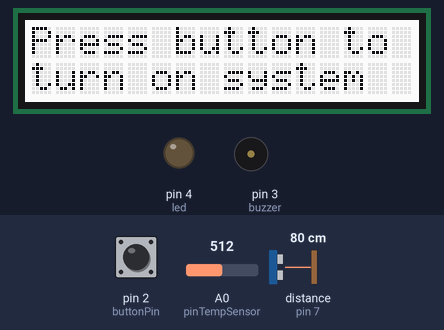
Recording of a sketch running on a simulated Arduino Uno, built with avr-gcc and run on an emulated ATmega328P. Parts: 16×2 character LCD, output pins drawn as LEDs (lit = HIGH), buzzer (waves = sounding, pin HIGH). The inputs (shaded band) are chosen by the test bench; at power-on: pin 2 (buttonPin) LOW, distance to the obstacle (sensor on pin 7) 80 cm, A0 (pinTempSensor) = 512. WiFi joins after 1.5 s; servers stay silent unless stated; what the sketch prints to the serial monitor is not drawn.

Above: at 4.3 s.
4.4 s: pin 2 (buttonPin) pulled HIGH for 0.6 s
At 5.6 s:
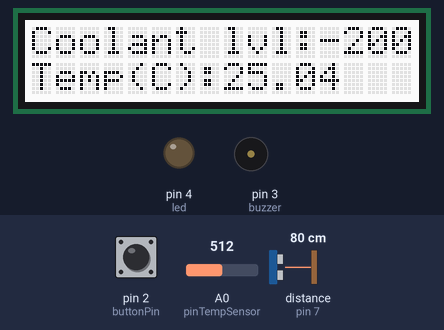
6.5 s: distance to the obstacle (sensor on pin 7) set to 25 cm
At 9.2 s:
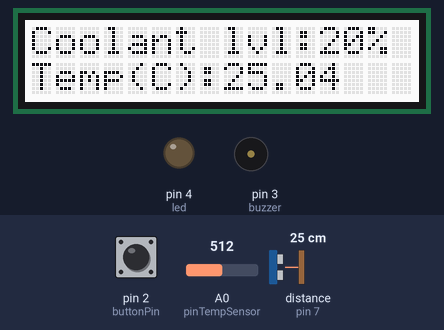
9.5 s: distance to the obstacle (sensor on pin 7) set to 20 cm
At 12.8 s:
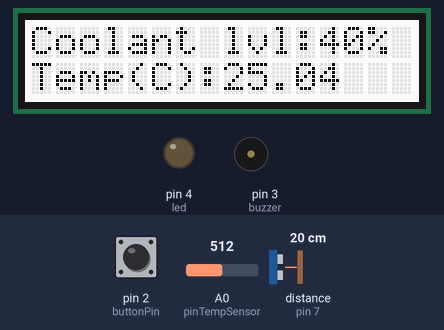
14.9 s: A0 (pinTempSensor) set to 716
17.9 s: pin 2 (buttonPin) pulled HIGH for 1 s
At 19.7 s:
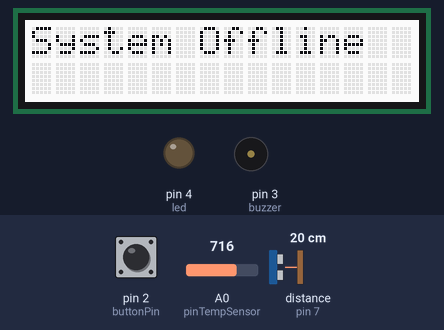
20.7 s: pin 2 (buttonPin) pulled HIGH for 0.6 s
At 26.5 s:
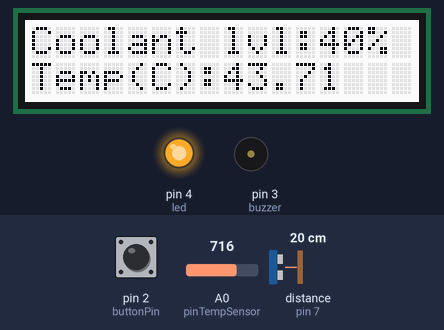
Timing chart, 0 to 33.7 s (numbered marks = the images above; inputs shaded):
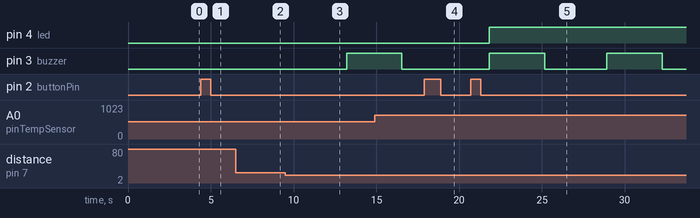

Measured:
- after the input at 4.4 s, the display: changes after 0.32 s (image 1)
- after the input at 6.5 s, the display: changes after 2.0 s (image 2)
- after the input at 9.5 s, pin 3 (buzzer): LOW → HIGH after 3.7 s; the display: changes after 2.7 s (image 3)
- after the input at 17.9 s, pin 4 (led), pin 3 (buzzer): stays LOW (without the input it goes to HIGH after 2.4 s); the display: changes after 1.4 s (image 4)
- after the input at 20.7 s, pin 4 (led): LOW → HIGH after 1.1 s; pin 3 (buzzer): alternates HIGH for 3.3 s and LOW for 3.8 s, starting after 1.1 s; the display: changes after 0.11 s (image 5)
- what the display in image 3 shows lasts 1.0 s, from 12.2 s to 13.2 s

The sketch:

Main_Code.ino
```cpp
//This entire code includes Serial monitor display as well as LCD RGB backlight-Display.
//Arduino code that reads and store Ultrasonic sersor distance, coolant lvl with percentage and temperature data into SQL Database

#include <PubSubClient.h>
#include <Ethernet.h>
#include <math.h>
#include "Ultrasonic.h"
#include <Wire.h>               //Communicate with I2C devices
#include "rgb_lcd.h"            //Include the RGB_LCD.
rgb_lcd lcd;                    //LCD is connected to 12C.
float temperature;
float resistance;
const int k = 0;                //k value is set to 0
const int B = 4275;             // B value of the thermistor
const int R0 = 100000;          // R0 = 100k
const int pinTempSensor = A0;   // Temp sensor connected to A0
const int buttonPin = 2;        //Button is connected to Pin 2
const int led = 4;              //LED is connected to Pin 4
const int buzzer = 3;           //Buzzer is connected to Pin 3
Ultrasonic ultrasonic(7);       //Ultrasonic sensor is connected to pin 7
int buttonState = 0;
int previousState = 0;

byte mac[] = { 0x90, 0xA2, 0xDA, 0x11, 0x35, 0x91 };   //Arduino MAC, refer to the sticker on the side
IPAddress server(192,168,50,95);   //php server ip
EthernetClient client;

void setup()
{
    Serial.begin(9600);
    Ethernet.begin(mac);
    delay(1500); //wait for connection
    pinMode(buzzer, OUTPUT);
    pinMode(buttonPin, INPUT);
    pinMode(led, OUTPUT);
    lcd.begin(16,2);             //Uses the entire of the LCD screen.
    lcd.setCursor(0,0);          //Set cursor to top left conner of the screen.
    lcd.print("Press button to");
    lcd.setCursor(0,1);          //Set cursor to bottom left conner of the screen.
    lcd.print("turn on system");
    Serial.print("Arduino IP Address        : ");    //print connection detail
    Serial.println(Ethernet.localIP());
    Serial.print("Gateway       : ");
    Serial.println(Ethernet.gatewayIP());
    Serial.print("Subnet Mask       : ");
    Serial.println(Ethernet.subnetMask());
    Serial.print("Press button to turn on the system");
}


void loop()
{
    long h=0;
    buttonState = digitalRead(buttonPin);    //Read the button input.
    lcd.display();                           //ON Display the LCD.
    if (buttonState==HIGH) {                 //CHECKS IF BUTTON IS PRESSED
      buttonState=0;
      lcd.clear();                           //Clears all written things on the LCD.
      while (previousState == 0) {
      long RangeInCentimeters;
      RangeInCentimeters = ultrasonic.MeasureInCentimeters();    //Measure the length of the LCD.
      h = RangeInCentimeters - 5;
      long percentage = 100 - (100/25 * h);  //Calculated the percentage for ultrasonic measuring the coolent level. For ultrasonic sensor(Distance decrease = water % lvl increase):  30cm=0%, and 5cm=100%.

      int a = analogRead(pinTempSensor);    //Temperature sensor
      float R = 1023.0/a-1.0;
      R = R0*R;
      float temperature = 1.0/(log(R/R0)/B+1/298.15)-273.15+(k);
      Serial.print("\nTemperature(°C)=");
      Serial.println(temperature );
      Serial.print("<");
      Serial.print(RangeInCentimeters);
      Serial.print("cm>");
      Serial.print("The coolant level is at ");  //30cm = 10%
      Serial.print(percentage);//0~30cm
      Serial.print("%");

      //LCD coding
      lcd.clear();
      lcd.setCursor(0,0);           //Shows display for 1st horizontal row.
      lcd.print("Coolant lvl:");
      lcd.print(percentage);
      lcd.print("%");
      lcd.setCursor(0,1);           //Shows display for 2nd horizontal row.
      lcd.print("Temp(C):");        //in degree celsius
      lcd.print(temperature);

      delay(1000);
      if (temperature > 28) {        //RED LED TURN ON IF TEMP IS OVER 28°C
        digitalWrite(led, HIGH);
      }

      if (percentage > 30) {   //Buzzer turn on if coolant level is ABOVE 30%
        Serial.print("\nBuzzer turned ON due to coolant lvl above 30%");
        lcd.setCursor(16,0);                    //Sets the cursor 16 blocks from the top left of the screen.
        lcd.print("(Alarm alert Online)");
        digitalWrite(buzzer, HIGH);
        for (int positionCounter = 0; positionCounter <40; positionCounter++) {
          lcd.scrollDisplayLeft();        //LCD scrolling to the left side.
          delay(80);                      //shorter delay for lcd to scroll
        }
        delay(100);                     //delay for the buzzer to buzz a little more.
        digitalWrite(buzzer, LOW);
  }
      if (client.connect(server, 80)) {    //Connects to SQL database and sends collected data into it.
        Serial.println(" -> Connected");
        client.print("GET http://192.168.50.95/Joshua/send.php?");       // Make a HTTP request:
        client.print("percent=");
        client.print(percentage);
        client.print("&temp=");
        client.print(temperature);
        client.print("&ultrasonicsensor=");
        client.print(RangeInCentimeters);
        client.println(" HTTP/1.1");
        client.print( "Host: " );
        client.println( "Connection: close" );
        client.println();
        client.println();
        client.stop();
        Serial.println("data send");
        delay(2000);     //every 20 second send one reading
   }

      buttonState = digitalRead(buttonPin);
      if (buttonState==HIGH) {       //Setting up the "breaking out of while loop" if the button is pressed again...
        previousState=1;
       }
      delay(500);
}
      if (buttonState == 1) {        //If the button is pressed after it is turn on, it will access to this code.
      lcd.clear();                   //Clear all written things on the LCD.
      lcd.print("System Offline");   //LCD prints "System offline" which uses a total of 14 blocks
      Serial.println("\n");          //Produce an enmpty line.
      Serial.println("The System is Offline");      //LCD, LED and alarm are offline.
      Serial.println("\n");
      digitalWrite(buzzer, LOW);
      digitalWrite(led, LOW);
      previousState=0;
 }
    }
delay(500);
}
```
